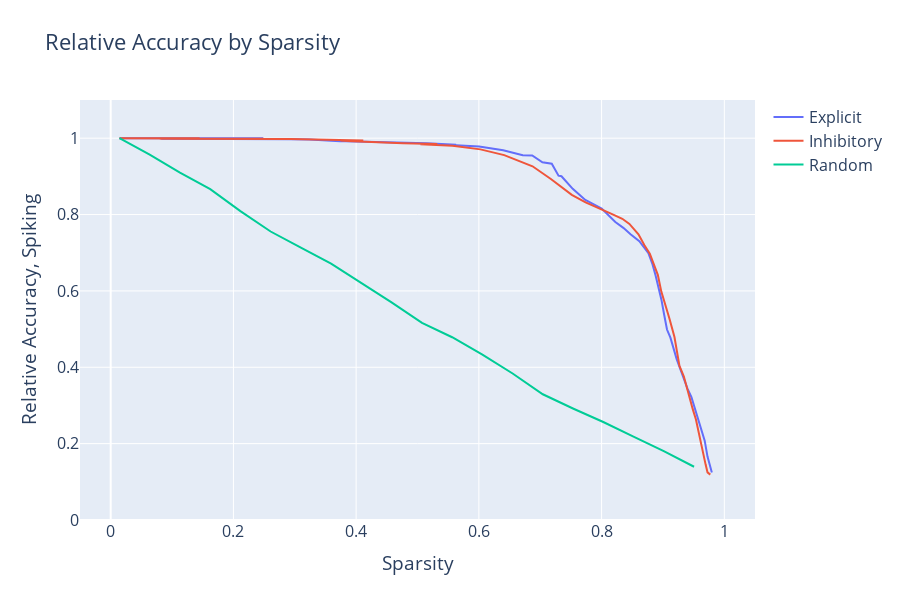

The cell this chart's notebook holds for it:
### Code cell
fig3 = go.Figure()

fig3.add_trace(go.Scatter(x= 1 - ma["firing rates"], y=ma["accuracy spiking"] / spk_a, name="Explicit"))
fig3.add_trace(go.Scatter(x= 1 - ci["firing rates"], y=ci["accuracy spiking"] / spk_a, name="Inhibitory"))
fig3.add_trace(go.Scatter(x= 1 - rnd["firing rates"], y=rnd["accuracy spiking"] / spk_a, name="Random"))

fig3.update_layout(title="Relative Accuracy by Sparsity",
                  xaxis_title="Sparsity",
                  yaxis_title="Relative Accuracy, Spiking",
                  yaxis_range = [0,1.1],
                  xaxis_range = [-0.05, 1.05],
                  width = 900,
                  height = 600,
                  font = dict({"size": 16,}))
